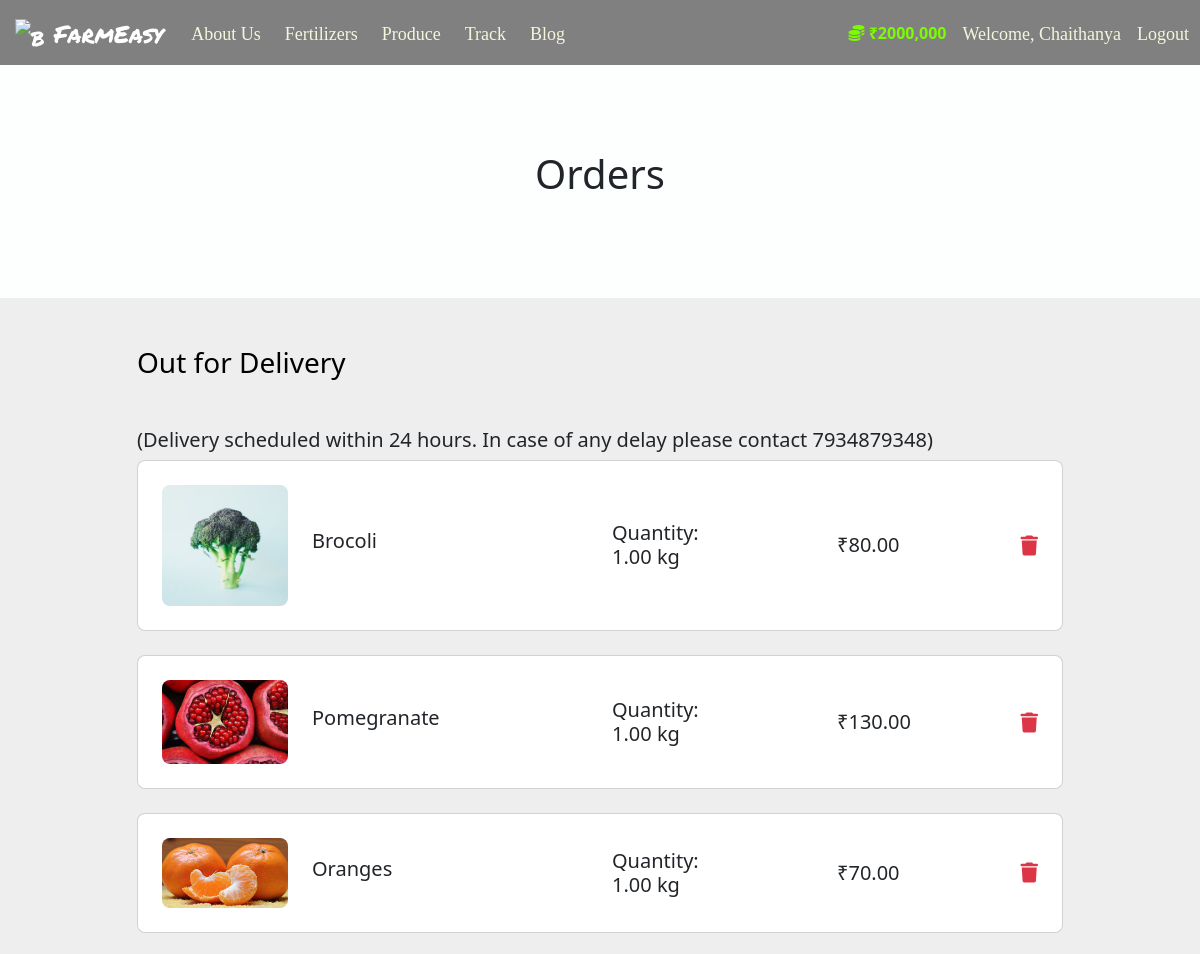
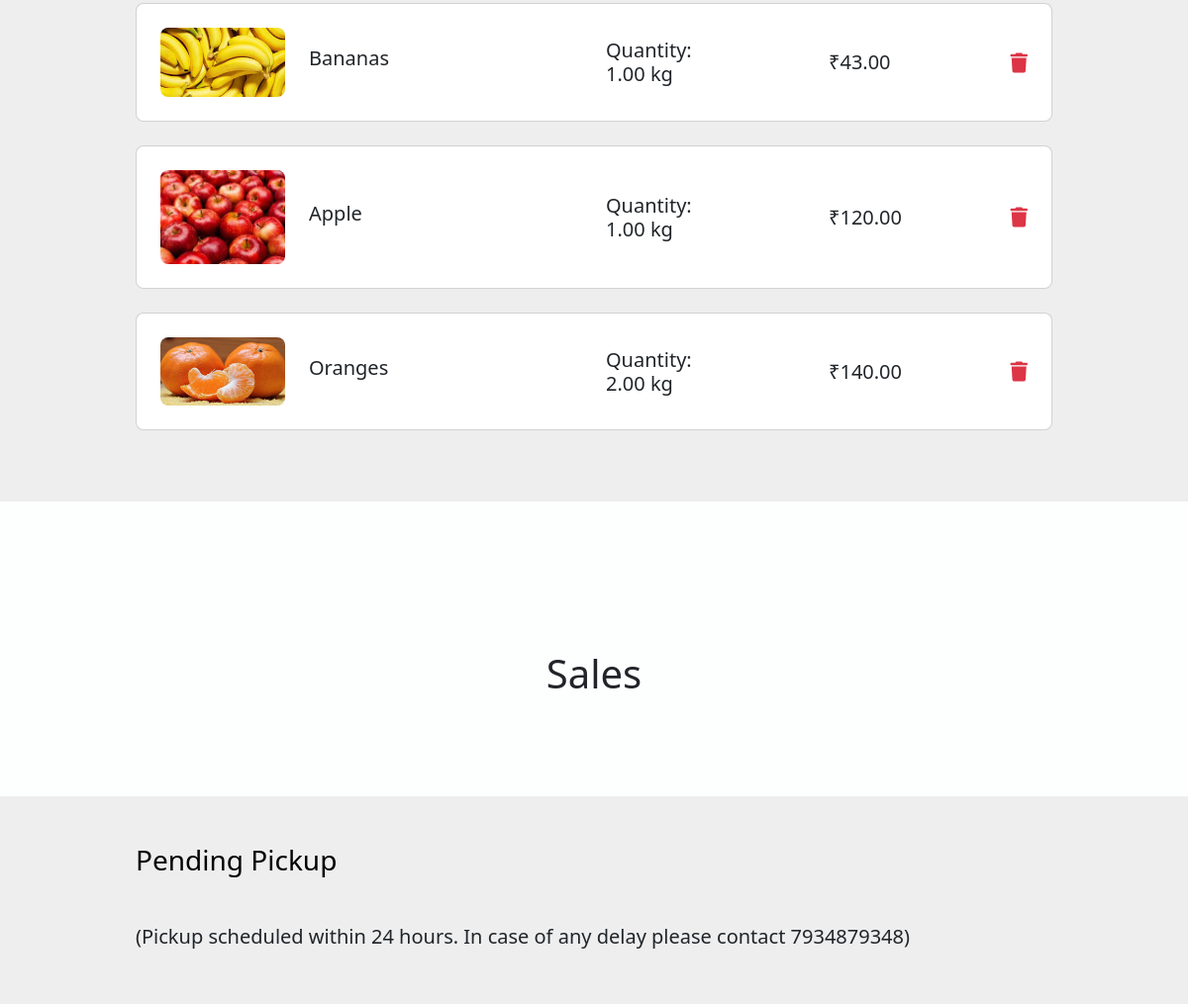
Page /cart (signed in) on the committed database (2 pictures, top to bottom).
### website/models.py (models this page shows, shortened)
class User(db.Model, UserMixin):
 id = db.Column(db.Integer(), primary_key = True)
 username = db.Column(db.String(length=30),nullable=False,unique=True)
 email_address = db.Column(db.String(length=50),nullable=False,unique=True)
 phone_number = db.Column(db.Integer(), nullable=False, unique = True)
 password_hash = db.Column(db.String(),nullable=False)
 budget = db.Column(db.Integer(), nullable=False, default=1000)
 items = db.relationship('Item', backref = 'owned_user', lazy = True)
 bought = db.relationship('Item', secondary=user_cart1, backref='boughtby')
 ibought = db.relationship('Temp', backref = 'buyer', lazy = True)
 isold = db.relationship('Stemp', backref = 'seller', lazy = True)
 iboughtf = db.relationship('Tempf', backref = 'buyerf', lazy = True)
 isoldf = db.relationship('Stempf', backref = 'sellerf', lazy = True)
 address = db.Column(db.String(length=1024), nullable=False)
 image = db.Column(db.String(length=1024))
 @property
 def prettier_budget(self):
  if len(str(self.budget)) >= 4:
   return f'₹{str(self.budget)[:-3]},{str(self.budget)[-3:]}'
  else:
   return f'₹{self.budget}'
 @property
 def password(self):
  return self.password

class Item(db.Model):
  id = db.Column(db.Integer(), primary_key = True)
  name = db.Column(db.String(length=30), nullable=False,unique=True)
  price = db.Column(db.Integer(), nullable=False)
  quantity = db.Column(db.Integer())
  description = db.Column(db.String(length=1024), nullable=False, unique=True)
  fertilizer = db.Column(db.String(length=1024), nullable=False)
  pesticide = db.Column(db.String(length=1024), nullable=False)
  image = db.Column(db.String, nullable=False, unique=True)
  owner = db.Column(db.Integer(), db.ForeignKey('user.id'))
  ubought = db.relationship('Temp', backref = 'buying', lazy = True)
  usold =  db.relationship('Stemp', backref = 'selling', lazy = True)
  type = db.Column(db.String(length=1024))

class Temp(db.Model):
   id = db.Column(db.Integer(), primary_key = True)
   userid = db.Column(db.Integer(), db.ForeignKey('user.id'))
   itemid = db.Column(db.Integer(), db.ForeignKey('item.id'))
   bought = db.Column(db.Numeric(10,2), default=1)

### website/routes.py (the view)
@app.route('/cart')
@login_required
def cart_page():
  temps = Temp.query.all()
  quantity = 0
  items = Item.query.all()
  stemps = Stemp.query.all()
  ferts = Fert.query.all()
  return render_template('cart.html', user=current_user, temps=temps, quantity=quantity, items=items, stemps=stemps, ferts=ferts)

### website/models.py (called while the page is built)
@login_manager.user_loader
def load_user(user_id):
 return User.query.get(int(user_id))

### website/templates/cart.html (shortened to what this page needs)
{% extends 'base.html' %}  {% block navcolor %}
<nav
  class="navbar navbar-expand-lg navbar-light"
  style="
    margin-bottom: 0.4em;
    border: solid;
    border-bottom: 0.2em;
    border-color: transparent;
    background-color: gray;
  "
>
  {% endblock %} {% block content %}
  <div>
    <h1
      class="text-center"
      style="margin-bottom: 100px; margin-top: 150px"
    >
    Orders
</h1>
  <section class="h-100" style="background-color: #eee">
    <div class="container h-100 py-5">
      <div class="row d-flex justify-content-center align-items-center h-100">
        <div class="col-10">
          <div class="d-flex justify-content-between align-items-center mb-4">
            <h3 class="fw-normal mb-0 text-black">Out for Delivery</h3>
          </div>
          <br />
          <h5>
            (Delivery scheduled within 24 hours. In case of any delay please
            contact 7934879348)
          </h5>
          {% for tem in user.ibought %} {% for item in items if item.id ==
          tem.itemid %}
          <div class="card rounded-3 mb-4">
            <div class="card-body p-4">
              <div
                class="row d-flex justify-content-between align-items-center"
              >
                <div class="col-md-2 col-lg-2 col-xl-2">
                  <img
                    src="{{url_for('static', filename= item.image )}}"
                    class="img-fluid rounded-3"
                    alt="Cotton T-shirt"
                  />
                </div>
                <div class="col-md-3 col-lg-3 col-xl-3">
                  <p class="lead fw-normal mb-2">{{ item.name }}</p>
                </div>
                <div class="col-md-3 col-lg-2 col-xl-2 offset-lg-1">
                  <h5 class="mb-0">Quantity: {{ tem.bought }} kg</h5>
                </div>
                <div class="col-md-3 col-lg-2 col-xl-2 offset-lg-1">
                  <h5 class="mb-0">&#8377;{{ item.price*tem.bought }}</h5>
                </div>
                <div class="col-md-1 col-lg-1 col-xl-1 text-end">
                  <a href="/dfruit/{{ tem.id }}" class="text-danger"
                    ><i class="fas fa-trash fa-lg"></i
                  ></a>
                </div>
              </div>
            </div>
          </div>
          {% endfor %} {% endfor %}
        </div>
      </div>
    </div>
  </section>
  <div>
    <h1 class="text-center" style="margin-bottom: 100px; margin-top: 150px">
      Sales
    </h1>
  </div>
  <section class="h-100" style="background-color: #eee">
    <div class="container h-100 py-5">
      <div class="row d-flex justify-content-center align-items-center h-100">
        <div class="col-10">
          <div class="d-flex justify-content-between align-items-center mb-4">
            <h3 class="fw-normal mb-0 text-black">Pending Pickup</h3>
          </div>
          <br />
          <h5>
            (Pickup scheduled within 24 hours. In case of any delay please
            contact 7934879348)
          </h5>
        </div>
      </div>
    </div>
  </section>
  {% endblock %}

### website/templates/base.html (shortened to what this page needs)
<!DOCTYPE html>
<html lang="en" dir="ltr">
  {% block head_produce %}
  <head>
    <link
      rel="stylesheet"
      href="https://cdnjs.cloudflare.com/ajax/libs/animate.css/4.1.1/animate.min.css"
    />
    <link
      href="https://cdn.jsdelivr.net/npm/bootstrap@5.2.1/dist/css/bootstrap.min.css"
      rel="stylesheet"
    />
    {% block add_style %} {% endblock %} {% endblock %}
  </head>
  <body>
    <div class="clear-space ">
      <section class="global-banner">
        <header class="header-of-page">
          <div class="header-content sticky-top">
            {% block navcolor %}{% endblock %}
              <a class="navbar-brand" href="{{ url_for('home_page') }}" style="color:white; font-family: 'Permanent Marker', cursive; font-size: 1.5em; margin-left: .5em;">
                <img src="https://cdn.iconscout.com/icon/free/png-256/farmer-2204210-1838555.png" alt="brand_image" width="30" height="29" class="d-inline-block align-top" style="margin-top:3px;">
                FarmEasy
              </a>
              {% block nav_rem %}
              <div class="collapse navbar-collapse " id="navbarSupportedContent">
                <ul class="navbar-nav">
                  <li class="nav-item">
                    <button type="button" style="border : none;" class="btn btn-outline-warning">
                      <a class="nav-link " style="padding: 0px; font-family: 'Bree Serif', serif; font-size: large; color:beige;" aria-current="page" href="{{ url_for('home_page') }}">About Us</a>
                  </li>
                  <li class="nav-item">
                    <a href="{{ url_for('fertilizer_page') }}">
                    <button type="button" style="border : none;" class="btn btn-outline-warning">
                      <a class="nav-link " style="padding: 0px; font-family: 'Bree Serif', serif; font-size: large; color:beige;" aria-current="page" href="{{ url_for('fertilizer_page') }}">Fertilizers</a></a>
                  </li>
                  <li class="nav-item">
                    <button type="button" style="border : none;" class="btn btn-outline-warning">
                      <a class="nav-link " style="padding: 0px; font-family: 'Bree Serif', serif; font-size: large; color:beige;" href="{{ url_for('produce_page') }}">Produce</a>
                      <li class="nav-item">
                        <button type="button" style="border : none;" class="btn btn-outline-warning">
                          <a class="nav-link " style="padding: 0px; font-family: 'Bree Serif', serif; font-size: large; color:beige;" aria-current="page" href="{{ url_for('cart_page') }}">Track</a>
                      </li>
                      <li class="nav-item">
                        <button type="button" style="border : none;" class="btn btn-outline-warning">
                          <a class="nav-link " style="padding: 0px; font-family: 'Bree Serif', serif; font-size: large; color:beige;" aria-current="page" href="{{ url_for('blog_page') }}">Blog</a>
                      </li>
                </ul>
                {% if current_user.is_authenticated %}
                <ul class="navbar-nav navbar-nav-scroll ">
                  <li class="nav-item">
                    <a class="nav-link" style="color: lawngreen; font-weight: bold">
                      <i class="fas fa-coins"></i>
                      {{ current_user.prettier_budget }}
                    </a>
                  </li>
                  <li class="nav-item">
                    <a class="nav-link" href="#"
                      ><span style="color: beige; font-family: 'Bree Serif', serif; font-size: large;">Welcome, {{ current_user.username }}</span></a
                    >
                  </li>
                  <li class="nav-item">
                    <a class="nav-link" href="{{ url_for('logout_page') }}" style="color: beige; font-family: 'Bree Serif', serif; font-size: large;">Logout</a>
                  </li>
                </ul>
                {% endif %}
              </div>
              {% endblock %}
            </nav>
          </div>
        </header>
        {% block content %}
        {% endblock %}
   </body>
</html>

### website/templates/base.html (style rules this page uses)
html { scroll-behavior: smooth; }
nav li a { text-decoration: none; }
.header-of-page { position: absolute; width: 100%; left: 0; top: 0; z-index: 3; }
.header-content::before { position: absolute; width: 100%; height: 100%; background-color: rgba(57, 49, 49, 0.2); content: ""; }
.btn { border-radius: 50px; }

### rows in the picture
User: prettier_budget "₹2000,000", username "Chaithanya"
Temp: bought "1.00"
Item: image (picture), name "Brocoli", item.price*tem.bought "80.00"
Temp: bought "1.00"
Item: image (picture), name "Pomegranate", item.price*tem.bought "130.00"
Temp: bought "1.00"
Item: image (picture), name "Oranges", item.price*tem.bought "70.00", item.price*tem.bought "140.00"
Temp: bought "1.00"
Item: image (picture), name "Bananas", item.price*tem.bought "43.00"
Temp: bought "1.00"
Item: image (picture), name "Apple", item.price*tem.bought "120.00"
Temp: bought "2.00"
